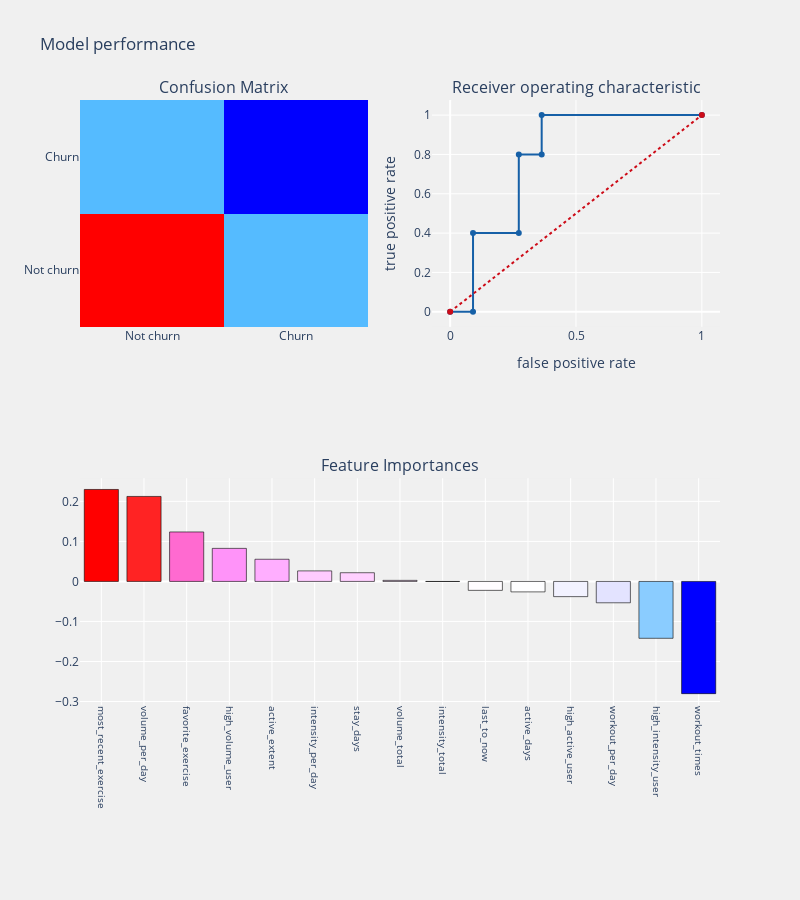

The code cell stored with this chart in its notebook:
### Code cell
def Fitbod_churn_prediction(algorithm,train_features,test_features,
                             train_labels,test_labels,cols,cf,threshold_plot) :
    
    #model
    algorithm.fit(train_features,train_labels)
    predictions   = algorithm.predict(test_features)
    probabilities = algorithm.predict_proba(test_features)
    #coeffs
    if   cf == "coefficients" :
        coefficients  = pd.DataFrame(algorithm.coef_.ravel())
    elif cf == "features" :
        coefficients  = pd.DataFrame(algorithm.feature_importances_)
        
    column_df     = pd.DataFrame(cols)
    coef_sumry    = (pd.merge(coefficients,column_df,left_index= True,
                              right_index= True, how = "left"))
    coef_sumry.columns = ["coefficients","features"]
    coef_sumry    = coef_sumry.sort_values(by = "coefficients",ascending = False)
    print (algorithm)
    #print ("\n Classification report : \n",classification_report(testing_y,predictions))
    print ("Accuracy   Score : ",accuracy_score(test_labels,predictions))
    #confusion matrix
    conf_matrix = confusion_matrix(test_labels,predictions)
    #roc_auc_score
    model_roc_auc = roc_auc_score(test_labels,predictions) 
    print ("Area under curve : ",model_roc_auc,"\n")
    fpr,tpr,thresholds = roc_curve(test_labels,probabilities[:,1])
    
    #plot confusion matrix
    trace1 = go.Heatmap(z = conf_matrix ,
                        x = ["Not churn","Churn"],
                        y = ["Not churn","Churn"],
                        showscale  = False,colorscale = "Picnic",
                        name = "matrix")
    #plot roc curve
    trace2 = go.Scatter(x = fpr,y = tpr,
                        name = "Roc : " + str(model_roc_auc),
                        line = dict(color = ('rgb(22, 96, 167)'),width = 2))
    trace3 = go.Scatter(x = [0,1],y=[0,1],
                        line = dict(color = ('rgb(205, 12, 24)'),width = 2,
                        dash = 'dot'))
    
    #plot coeffs
    trace4 = go.Bar(x = coef_sumry["features"],y = coef_sumry["coefficients"],
                    name = "coefficients",
                    marker = dict(color = coef_sumry["coefficients"],
                                  colorscale = "Picnic",
                                  line = dict(width = .6,color = "black")))
    
    #subplots
    fig = tls.make_subplots(rows=2, cols=2, specs=[[{}, {}], [{'colspan': 2}, None]],
                            subplot_titles=('Confusion Matrix',
                                            'Receiver operating characteristic',
                                            'Feature Importances'))
    
    fig.append_trace(trace1,1,1)
    fig.append_trace(trace2,1,2)
    fig.append_trace(trace3,1,2)
    fig.append_trace(trace4,2,1)
    
    fig['layout'].update(showlegend=False, title="Model performance" ,
                         autosize = False,height = 900,width = 800,
                         plot_bgcolor = 'rgba(240,240,240, 0.95)',
                         paper_bgcolor = 'rgba(240,240,240, 0.95)',
                         margin = dict(b = 195))
    fig["layout"]["xaxis2"].update(dict(title = "false positive rate"))
    fig["layout"]["yaxis2"].update(dict(title = "true positive rate"))
    fig["layout"]["xaxis3"].update(dict(showgrid = True,tickfont = dict(size = 10),
                                        tickangle = 90))
    py.iplot(fig)
    
    if threshold_plot == True : 
        visualizer = DiscriminationThreshold(algorithm)
        visualizer.fit(train_features,train_labels)
        visualizer.poof()
        
#logit  = LogisticRegression(C=1.0, class_weight=None, dual=False, fit_intercept=True,
          #intercept_scaling=1, max_iter=100, multi_class='ovr', n_jobs=1,
          #penalty='l2', random_state=None, solver='liblinear', tol=0.0001,
          #verbose=0, warm_start=False)

Fitbod_churn_prediction(base_LR,train_features,test_features,train_labels,test_labels,cols,
                         "coefficients",threshold_plot = True)

### Figure 1 — Plotly figure (JSON) as saved in the notebook; plotly's stock layout.template omitted (floating-point values rounded to 4 significant figures)
{"data": [{"colorscale": [[0, "rgb(0,0,255)"], [0.1, "rgb(51,153,255)"], [0.2, "rgb(102,204,255)"], [0.3, "rgb(153,204,255)"], [0.4, "rgb(204,204,255)"], [0.5, "rgb(255,255,255)"], [0.6, "rgb(255,204,255)"], [0.7, "rgb(255,153,255)"], [0.8, "rgb(255,102,204)"], [0.9, "rgb(255,102,102)"], [1, "rgb(255,0,0)"]], "name": "matrix", "showscale": false, "type": "heatmap", "x": ["Not churn", "Churn"], "xaxis": "x", "y": ["Not churn", "Churn"], "yaxis": "y", "z": [[8, 3], [3, 2]]}, {"line": {"color": "rgb(22, 96, 167)", "width": 2}, "name": "Roc : 0.5636363636363636", "type": "scatter", "x": [0, 0.09091, 0.09091, 0.2727, 0.2727, 0.3636, 0.3636, 1], "xaxis": "x2", "y": [0, 0, 0.4, 0.4, 0.8, 0.8, 1, 1], "yaxis": "y2"}, {"line": {"color": "rgb(205, 12, 24)", "dash": "dot", "width": 2}, "type": "scatter", "x": [0, 1], "xaxis": "x2", "y": [0, 1], "yaxis": "y2"}, {"marker": {"color": [0.2297, 0.2123, 0.1236, 0.08255, 0.05536, 0.02629, 0.02172, 0.002654, -0.0001178, -0.02233, -0.02614, -0.03801, -0.05339, -0.1421, -0.2804], "colorscale": [[0, "rgb(0,0,255)"], [0.1, "rgb(51,153,255)"], [0.2, "rgb(102,204,255)"], [0.3, "rgb(153,204,255)"], [0.4, "rgb(204,204,255)"], [0.5, "rgb(255,255,255)"], [0.6, "rgb(255,204,255)"], [0.7, "rgb(255,153,255)"], [0.8, "rgb(255,102,204)"], [0.9, "rgb(255,102,102)"], [1, "rgb(255,0,0)"]], "line": {"color": "black", "width": 0.6}}, "name": "coefficients", "type": "bar", "x": ["most_recent_exercise", "volume_per_day", "favorite_exercise", "high_volume_user", "active_extent", "intensity_per_day", "stay_days", "volume_total", "intensity_total", "last_to_now", "active_days", "high_active_user", "workout_per_day", "high_intensity_user", "workout_times"], "xaxis": "x3", "y": [0.2297, 0.2123, 0.1236, 0.08255, 0.05536, 0.02629, 0.02172, 0.002654, -0.0001178, -0.02233, -0.02614, -0.03801, -0.05339, -0.1421, -0.2804], "yaxis": "y3"}], "layout": {"annotations": [{"font": {"size": 16}, "showarrow": false, "text": "Confusion Matrix", "x": 0.225, "xanchor": "center", "xref": "paper", "y": 1, "yanchor": "bottom", "yref": "paper"}, {"font": {"size": 16}, "showarrow": false, "text": "Receiver operating characteristic", "x": 0.775, "xanchor": "center", "xref": "paper", "y": 1, "yanchor": "bottom", "yref": "paper"}, {"font": {"size": 16}, "showarrow": false, "text": "Feature Importances", "x": 0.5, "xanchor": "center", "xref": "paper", "y": 0.375, "yanchor": "bottom", "yref": "paper"}], "autosize": false, "height": 900, "margin": {"b": 195}, "paper_bgcolor": "rgba(240,240,240, 0.95)", "plot_bgcolor": "rgba(240,240,240, 0.95)", "showlegend": false, "title": {"text": "Model performance"}, "width": 800, "xaxis": {"anchor": "y", "domain": [0, 0.45]}, "xaxis2": {"anchor": "y2", "domain": [0.55, 1], "title": {"text": "false positive rate"}}, "xaxis3": {"anchor": "y3", "domain": [0, 1], "showgrid": true, "tickangle": 90, "tickfont": {"size": 10}}, "yaxis": {"anchor": "x", "domain": [0.625, 1]}, "yaxis2": {"anchor": "x2", "domain": [0.625, 1], "title": {"text": "true positive rate"}}, "yaxis3": {"anchor": "x3", "domain": [0, 0.375]}}}
